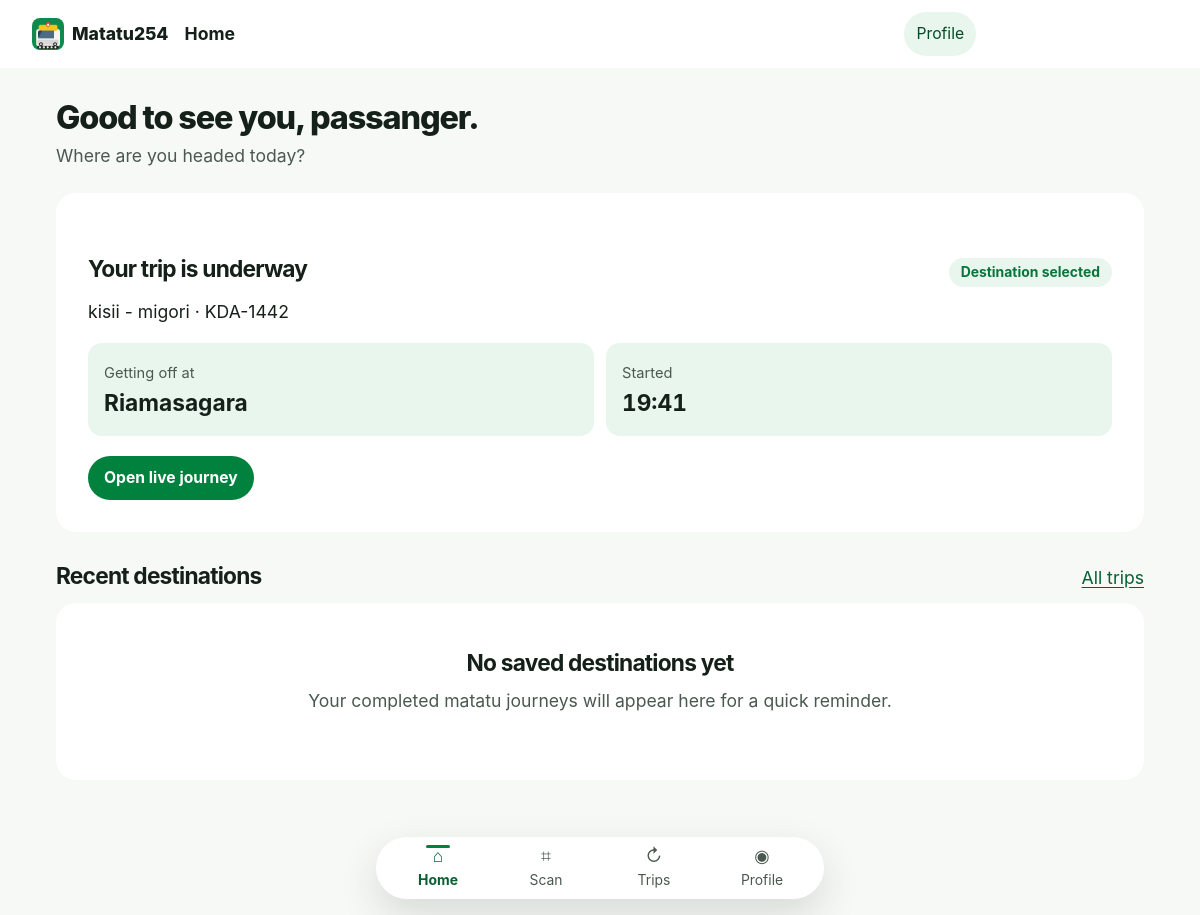
The app's page /dashboard/ (signed in) with its own data.
### accounts/models.py (models this page shows, shortened)
class User(AbstractUser):
  PASSANGER = 'PASSANGER'
  CONDUCTOR = 'CONDUCTOR'
  ADMIN = 'ADMIN'
  ROLE_CHOICES = [
    (PASSANGER, 'Passenger'),
    (CONDUCTOR, 'Conductor'),
    (ADMIN, 'Admin')
  ]
  phone_number = models.CharField(max_length=15, unique=True, blank=True, null=True)
  role = models.CharField(max_length=20, choices=ROLE_CHOICES, default=PASSANGER)
  matatu = models.ForeignKey(
    'fleet.Matatu',
    on_delete=models.SET_NULL,
    null=True,
    blank=True,
    related_name='conductor',
    help_text='Matatu assigned to this conductor (1:1 per MVP)'
  )
  created_at = models.DateTimeField(auto_now_add=True)
  updated_at = models.DateTimeField(auto_now=True)

### journeys/models.py (models this page shows)
class JourneySession(models.Model):
  class Status(models.TextChoices):
            INITIALIZED = "initiated", "Initiated"
            DESTINATION_SELECTED = "destination_selected", "Destination selected"
            IN_TRANSIT = "in_transit", "In transit"
            APPROACHING = "approaching", "Approaching"
            ARRIVED = "arrived", "Arrived"
            ENDED = "ended", "Ended"
  status = models.CharField(
            max_length=20,
            choices=Status.choices,
            default=Status.INITIALIZED,
          )
  passenger = models.ForeignKey(User, on_delete=models.CASCADE)
  trip = models.ForeignKey(ActiveTrip, on_delete=models.CASCADE)
  destination_stage = models.ForeignKey(Stage, on_delete=models.CASCADE)
  start_time = models.DateTimeField(auto_now_add=True)
  end_time = models.DateTimeField(null=True, blank=True)

### trips/models.py (models this page shows, shortened)
class ActiveTrip(models.Model):
  class Status(models.TextChoices):
    CREATED = "created", "Created"
    ACTIVE = "active", "Active"
    COMPLETED = "completed", "Completed"
    CANCELLED = "cancelled", "Cancelled"
  matatu = models.ForeignKey(Matatu, on_delete=models.CASCADE)
  route = models.ForeignKey(Route, on_delete=models.CASCADE)
  start_time = models.DateTimeField(auto_now_add=True)
  end_time = models.DateTimeField(null=True, blank=True)
  status = models.CharField(
    max_length=9,
    choices=Status.choices,
    default=Status.CREATED,
  )
  current_latitude = models.DecimalField(
      max_digits=9, decimal_places=6, null=True, blank=True
  )
  current_longitude = models.DecimalField(
      max_digits=9, decimal_places=6, null=True, blank=True
  )
  last_ping_at = models.DateTimeField(null=True, blank=True)

### r_outes/models.py (models this page shows, shortened)
class Route(models.Model):
    name = models.CharField(max_length=100, unique=True)
    description = models.TextField(max_length=150, blank=True)

class Stage(models.Model):
    route = models.ForeignKey(Route, on_delete=models.CASCADE, related_name="stages")
    name = models.CharField(max_length=100)
    sequence_order = models.PositiveIntegerField()
    latitude = models.DecimalField(max_digits=9, decimal_places=6)
    longitude = models.DecimalField(max_digits=9, decimal_places=6)
    class Meta:
        ordering = ["route", "sequence_order"]
        constraints = [
            models.UniqueConstraint(
                fields=["route", "sequence_order"],
                name="unique_stage_order_per_route",
            ),
        ]

### fleet/models.py (models this page shows, shortened)
class Matatu(models.Model):
	registration_number = models.CharField(max_length=20, unique=True)
	operator = models.CharField(max_length=255)
	owner = models.ForeignKey(settings.AUTH_USER_MODEL, on_delete=models.CASCADE, related_name="matatus", null=True, blank=True)
	created_at = models.DateTimeField(auto_now_add=True)

### core/views.py (the view)
# urls.py: path("", views.dashboard, name="dashboard"),
@login_required
def dashboard(request):
  context = {}
  if request.user.role == 'PASSANGER':
    context['active_journey'] = get_active_journey(request.user)
    context['recent_journeys'] = JourneySession.objects.filter(
      passenger=request.user, status=JourneySession.Status.ENDED
    ).select_related(
      'trip__route', 'trip__matatu', 'destination_stage'
    ).order_by('-start_time')[:3]
  return render(request, "core/dashboard.html", context)

### journeys/services.py (called while the page is built)
def get_active_journey(passenger):
    active_statuses = [
        JourneySession.Status.DESTINATION_SELECTED,
        JourneySession.Status.IN_TRANSIT,
        JourneySession.Status.APPROACHING,
        JourneySession.Status.ARRIVED,
    ]
    return (
        JourneySession.objects
        .filter(passenger=passenger, status__in=active_statuses)
        .select_related("trip", "trip__route", "trip__matatu", "destination_stage")
        .order_by("-start_time")
        .first()
    )

### templates/core/dashboard.html (shortened to what this page needs)
{% extends 'base.html' %}
{% block app_title %}Home{% endblock %}
{% block content %}
<section class="page-shell passenger-home">
  <header class="page-heading"><div><h1>Good to see you, {{ user.first_name|default:user.username }}.</h1><p>Where are you headed today?</p></div></header>
  {% if user.role == 'PASSANGER' %}
    {% if active_journey %}
      <section class="surface surface-pad active-trip-summary" aria-labelledby="active-trip-heading">
        <div class="section-heading"><h2 id="active-trip-heading">Your trip is underway</h2><span class="badge badge-success">{{ active_journey.get_status_display }}</span></div>
        <p>{{ active_journey.trip.route.name }} · {{ active_journey.trip.matatu.registration_number }}</p>
        <div class="journey-stat-grid">
          <div class="journey-stat"><small>Getting off at</small><strong>{{ active_journey.destination_stage.name }}</strong></div>
          <div class="journey-stat"><small>Started</small><strong>{{ active_journey.start_time|date:'H:i' }}</strong></div>
        </div>
        <div class="btn-row"><a class="btn btn-primary" href="{% url 'journeys:journey-detail' active_journey.pk %}">Open live journey</a></div>
      </section>
    {% endif %}
    <div class="section-heading"><h2>Recent destinations</h2><a href="{% url 'journeys:history' %}">All trips</a></div>
    {% if recent_journeys %}
      <div class="journey-links">
        {% for journey in recent_journeys %}
          <a class="journey-link surface" href="{% url 'journeys:history' %}">
            <span><strong>{{ journey.destination_stage.name }}</strong><small>{{ journey.trip.route.name }} · {{ journey.end_time|date:'M j' }}</small></span>
            <span aria-hidden="true">↗</span>
          </a>
        {% endfor %}
      </div>
    {% else %}
      <div class="surface empty-state"><h2>No saved destinations yet</h2><p>Your completed matatu journeys will appear here for a quick reminder.</p></div>
    {% endif %}
  {% elif user.role == 'CONDUCTOR' %}
    <section class="surface surface-pad"><h2>Keep your trip moving.</h2><p>Check passenger counts and upcoming alighting stages.</p><a class="btn btn-primary" href="{% url 'conductor:dashboard' %}">Open crew dashboard</a></section>
  {% elif user.role == 'ADMIN' %}
    <section class="surface surface-pad"><h2>Operations at a glance.</h2><p>Manage matatus, routes, stages, and active trips.</p><a class="btn btn-primary" href="{% url 'management:dashboard' %}">Open management</a></section>
  {% endif %}
</section>
{% endblock %}

### static/css/tokens.css (style rules this page uses)
:root { color-scheme: light; --brand-50: #e9f6ee; --brand-100: #ccead7; --brand-200: #a1d8b6; --brand-300: #71c18f; --brand-400: #44a96c; --brand-500: #00823e; --brand-600: #08753b; --brand-700: #075f32; --brand-800: #044a26; --brand-900: #03351c; --success: #08753b; --success-soft: #e9f6ee; --warning: #875700; --warning-soft: #fff3d6; --danger: #a33b30; --danger-soft: #fcebe8; --neutral-0: #ffffff; --neutral-50: #f7f9f6; --neutral-100: #edf1ed; --neutral-200: #dce4dc; --neutral-300: #c2cdc4; --neutral-400: #95a198; --neutral-500: #69776e; --neutral-600: #4a594f; --neutral-700: #344238; --neutral-800: #202d24; --neutral-900: #152019; --ink: var(--neutral-900); --ink-muted: var(--neutral-600); --surface: var(--neutral-0); --surface-raised: var(--neutral-0); --background: var(--neutral-50); --border: var(--neutral-200); --focus: #8b5d00; --skip-link-foreground: var(--neutral-0); --font-sans: Inter, ui-sans-serif, system-ui, -apple-system, BlinkMacSystemFont, "Segoe UI", sans-serif; --text-xs: clamp(.8125rem, .78rem + .12vw, .875rem); --text-sm: clamp(.9rem, .86rem + .16vw, .98rem); --text-md: clamp(1rem, .96rem + .2vw, 1.1rem); --text-lg: clamp(1.2rem, 1.06rem + .48vw, 1.5rem); --text-xl: clamp(1.55rem, 1.2rem + 1.1vw, 2.25rem); --text-display: clamp(2.4rem, 1.5rem + 4vw, 4.8rem); --line-tight: 1.08; --line-normal: 1.5; --space-0: 0; --space-1: .25rem; --space-0-25: .0625rem; --space-0-5: .125rem; --space-0-75: .1875rem; --space-1-5: .375rem; --space-2-5: .625rem; --space-3-5: .875rem; --space-2: .5rem; --space-3: .75rem; --space-4: 1rem; --space-5: 1.25rem; --space-6: 1.5rem; --space-8: 2rem; --space-10: 2.5rem; --space-12: 3rem; --space-16: 4rem; --space-20: 5rem; --space-24: 6rem; --space-25: 6.25rem; --space-30: 7.5rem; --page-gutter: clamp(var(--space-4), 4vw, var(--space-8)); --space-fluid-3: 3vw; --space-fluid-4: 4vw; --space-fluid-5: 5vw; --space-fluid-6: 6vw; --space-fluid-auth: 7vh; --page-shell-width: 68rem; --content-width: 76rem; --reading-width: 44rem; --screen-min-width: 20rem; --topbar-height: 3.25rem; --form-panel-width: 34rem; --form-large-width: 48rem; --scan-frame-max: 25rem; --scan-viewfinder-max: 15rem; --qr-image-max: 18.75rem; --stage-sticky-top: 4rem; --bottom-tabs-offset: 4.25rem; --home-min-height: 62vh; --landing-min-height: 75svh; --viewport-min-height: 100vh; --focus-outline-width: .1875rem; --stroke-2: .125rem; --stroke-3: .1875rem; --stroke-4: .25rem; --icon-size: 1.35rem; --route-map-label-size: 14px; --map-min-height: 22rem; --map-min-height-mobile: 15rem; --touch-target: 2.75rem; --border-width: 1px; --link-offset: .18em; --heading-tracking: -.035em; --title-tracking: -.06em; --title-line-height: .98; --small-hover-rise: -.0625rem; --small-press-scale: .97; --meter-line-height: .125rem; --route-stage-line: .1875rem; --scan-frame-width: 70vw; --scan-finder-width: 56vw; --scan-pulse-travel: 6rem; --scan-pulse-opacity: .65; --scan-line-opacity: .55; --scan-marker-scale: 1.18; --count-change-scale: 1.04; --content-arrive-opacity: .35; --tab-arrive-scale: .25; --page-shift-distance: var(--space-4); --table-min-column: 17rem; --qr-page-width: 45rem; --home-route-text-min: 3.5rem; --scan-video-ratio-x: 4; --scan-video-ratio-y: 3; --route-map-ratio-x: 5; --route-map-ratio-y: 3; --scan-window-border: var(--stroke-4); --visually-hidden-size: 1px; --border-radius-full: 50%; --content-stagger-1: 30ms; --content-stagger-2: 60ms; --content-stagger-3: 90ms; --content-stagger-4: 120ms; --content-stagger-5: 150ms; --tabbar-wide-width: 28rem; --tabbar-wide-transform-hidden: 150%; --content-limit-hero-wide: 15ch; --home-route-min-mobile: 2.75rem; --landing-title-mobile-min: 2.7rem; --landing-title-mobile-max: 4.2rem; --ticket-title-mobile-max: 4rem; --landing-title-mobile-width: 13vw; --ticket-title-mobile-width: 14vw; --ticket-mobile-height: 62svh; --landing-desktop-column-min: 20rem; --scan-desktop-column-min: 16rem; --map-min-height-mobile: 15rem; --motion-off-duration: .01ms; --radius-sm: .5rem; --radius-md: .875rem; --radius-lg: 1.25rem; --radius-xl: 1.75rem; --radius-pill: 999px; --shadow-float: 0 1rem 2.5rem rgb(21 32 25 / .14); --shadow-sheet: 0 .5rem 1.5rem rgb(21 32 25 / .09); --z-base: 0; --z-content: 1; --z-header: 20; --z-tabbar: 30; --z-banner: 40; --z-dialog: 50; --dur-fast: 150ms; --dur-base: 250ms; --dur-slow: 400ms; --dur-skeleton: 1400ms; --dur-scan: 2s; --dur-pulse: 1600ms; --ease-out: cubic-bezier(.22, 1, .36, 1); --ease-standard: cubic-bezier(.2, 0, 0, 1); }

### records on screen
User: first_name "passanger"
JourneySession: status "Destination selected", trip.route.name "kisii - migori", trip.matatu.registration_number "KDA-1442", destination_stage.name "Riamasagara", start_time "19:41"
